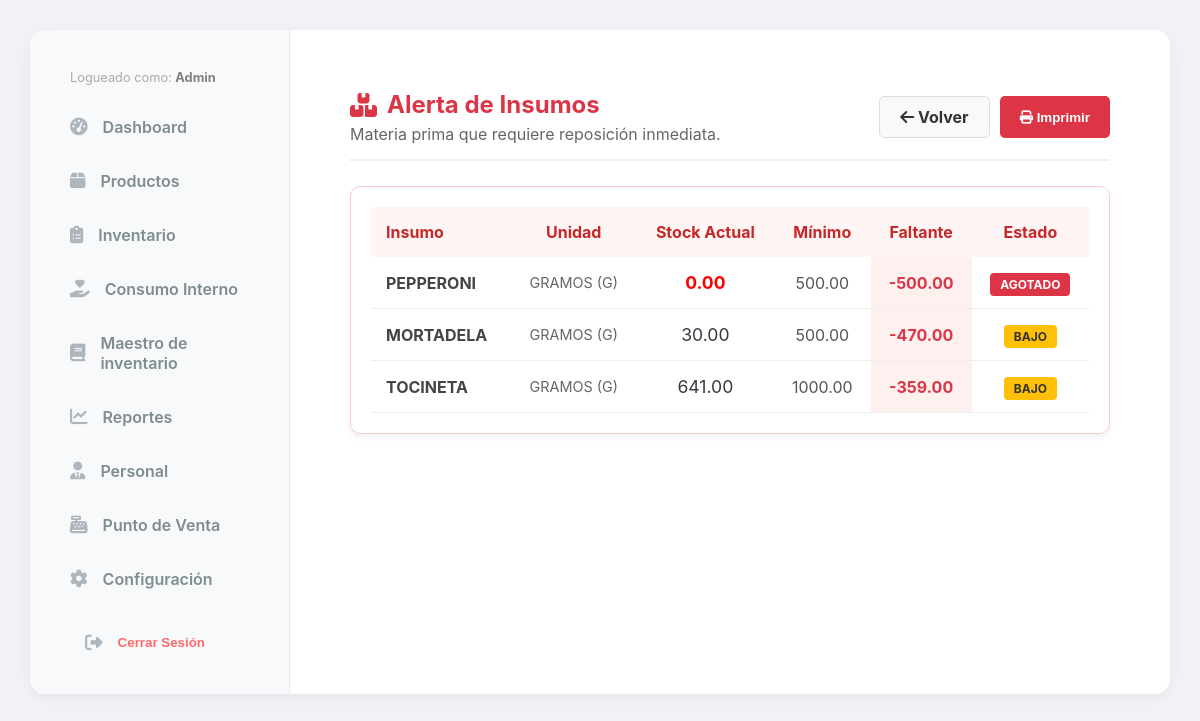
Page /reportes/insumos-agotados/ (signed in) on the earlier database version.
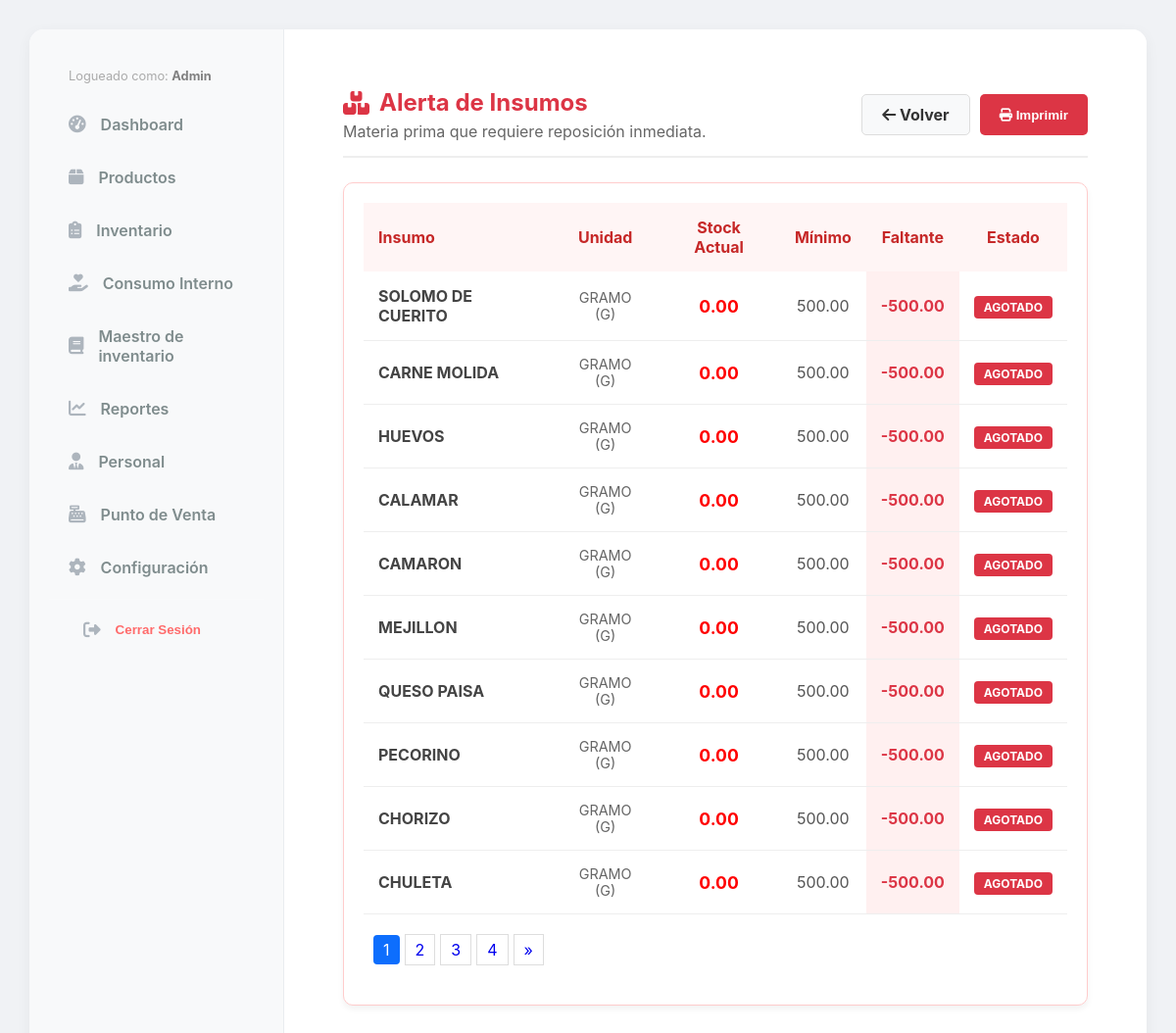
Same page on the later database version.
### inventory/models.py (models this page shows, shortened)
class Insumo(models.Model):
    nombre = models.CharField(max_length=200)
    categoria = models.ForeignKey(CategoriaInsumo, on_delete=models.SET_NULL, null=True)
    unidad = models.ForeignKey(UnidadMedida, on_delete=models.PROTECT, verbose_name="Unidad Base")
    precio_venta_extra = models.DecimalField(max_digits=10, decimal_places=2, default=0.00, verbose_name="Precio de Venta Extra ($)")
    cantidad_porcion_extra = models.DecimalField(max_digits=10, decimal_places=4, default=0.00, help_text="Cantidad a descontar por cada extra vendido (Ej: 0.050 para 50g)")
    peso_standar = models.DecimalField(
        max_digits=12,
        decimal_places=3,
        default=1,
        verbose_name="Peso por Unidad de Compra (Gr/Ml)"
    )
    precio_mercado = models.DecimalField(max_digits=12, decimal_places=2, default=0, verbose_name="Costo de la Unidad ($)")
    merma_porcentaje = models.DecimalField(max_digits=5, decimal_places=2, default=0, verbose_name="% Merma")
    rendimiento = models.DecimalField(
        max_digits=12,
        decimal_places=3,
        default=1,
        verbose_name="Rendimiento (Cantidad Final Producida)"
    )
    costo_unitario = models.DecimalField(max_digits=12, decimal_places=6, default=0, verbose_name="Costo Real x Gramo")
    stock_actual = models.DecimalField(max_digits=12, decimal_places=3, default=0)
    stock_minimo = models.DecimalField(max_digits=12, decimal_places=3, default=500)
    es_insumo_compuesto = models.BooleanField(default=False)
    es_extra = models.BooleanField(
        default=False,
        verbose_name="¿Se vende como Extra?",
        help_text="Marca esta casilla si este ingrediente puede ser agregado como extra en un producto."
    )

class UnidadMedida(models.Model):
    nombre = models.CharField(max_length=50)
    codigo = models.CharField(max_length=10)
    factor = models.DecimalField(max_digits=10, decimal_places=4, default=1, help_text="1 para Gramos/ML. 1000 para KG/L.")
    def __str__(self): return f"{self.nombre} ({self.codigo})"

### reports/views.py (the view)
# urls.py: path('insumos-agotados/', views.reporte_insumos_agotados, name='reporte_insumos_agotados'),
@login_required
def reporte_insumos_agotados(request):
    insumos_criticos_list = Insumo.objects.filter(
        stock_actual__lte=F('stock_minimo')
    ).annotate(
        deficit=ExpressionWrapper(
            F('stock_minimo') - F('stock_actual'),
            output_field=DecimalField()
        )
    ).order_by('stock_actual')
    paginator = Paginator(insumos_criticos_list, 10)
    page_number = request.GET.get('page')
    insumos_criticos = paginator.get_page(page_number)
    return render(request, 'reports/insumos_agotados.html', {
        'insumos': insumos_criticos
    })

### core/context_processors.py (called while the page is built)
def configuracion_global(request):
    return {
        'config': Configuracion.get_solo()
    }

### core/models.py (called while the page is built)
    @classmethod
    def get_solo(cls):
        obj, created = cls.objects.get_or_create(id=1)
        return obj

### reports/templates/reports/insumos_agotados.html (shortened to what the changed rows need)
{% extends 'base.html' %}
{% load static %}
{% block content %}
<div style="padding: 20px; max-width: 1000px; margin: 0 auto;">
    <div style="display: flex; justify-content: space-between; align-items: center; margin-bottom: 25px; border-bottom: 2px solid #eee; padding-bottom: 15px;">
        <div>
            <h2 style="color: #dc3545; margin: 0; display: flex; align-items: center; gap: 10px;">
                <i class="fas fa-boxes"></i> Alerta de Insumos
            </h2>
        </div>
    </div>
    <div class="card-style" style="background: white; border-radius: 10px; box-shadow: 0 4px 6px rgba(0,0,0,0.05); overflow: hidden; border: 1px solid #ffcccc;">
        {% if insumos %}
        <table style="width: 100%; border-collapse: collapse;">
            <thead style="background: #fff5f5; color: #c62828;">
                <tr>
                    <th style="padding: 15px; text-align: left;">Insumo</th>
                    <th style="padding: 15px; text-align: center;">Unidad</th>
                    <th style="padding: 15px; text-align: center;">Stock Actual</th>
                    <th style="padding: 15px; text-align: center;">Mínimo</th>
                    <th style="padding: 15px; text-align: center;">Faltante</th>
                    <th style="padding: 15px; text-align: center;">Estado</th>
                </tr>
            </thead>
            <tbody>
                {% for item in insumos %}
                <tr style="border-bottom: 1px solid #eee;">
                    <td style="padding: 15px; font-weight: bold; color: #444;">
                        {{ item.nombre }}
                    </td>
                    <td style="padding: 15px; text-align: center; color: #666; font-size: 0.9em;">
                        {{ item.unidad }}
                    </td>
                    <td style="padding: 15px; text-align: center; font-size: 1.1em;">
                        <span style="{% if item.stock_actual <= 0 %}color: red; font-weight: bold;{% endif %}">{{ item.stock_actual|floatformat:2 }}</span>
                    </td>
                    <td style="padding: 15px; text-align: center; color: #555;">
                        {{ item.stock_minimo|floatformat:2 }}
                    </td>
                    <td style="padding: 15px; text-align: center; font-weight: bold; color: #dc3545; background-color: #fff0f0;">
                        -{{ item.deficit|floatformat:2 }}
                    </td>
                    <td style="padding: 15px; text-align: center;">
                        {% if item.stock_actual <= 0 %}
                            <span style="background: #dc3545; color: white; padding: 4px 10px; border-radius: 4px; font-size: 0.75em; font-weight: bold;">AGOTADO</span>
                        {% else %}
                            <span style="background: #ffc107; color: #333; padding: 4px 10px; border-radius: 4px; font-size: 0.75em; font-weight: bold;">BAJO</span>
                        {% endif %}
                    </td>
                </tr>
                {% endfor %}
            </tbody>
        </table>
        {% if insumos.has_other_pages %}
        <div class="card-footer bg-white border-top">
            <nav>
                <ul class="pagination pagination-sm m-0 justify-content-center" style="display:flex; list-style:none; padding:10px; gap:5px;">
                    {% for i in insumos.paginator.page_range %}
                        {% if insumos.number == i %}
                        <li class="page-item active"><span class="page-link" style="padding:5px 10px; background:#0d6efd; color:white; border-radius:4px;">{{ i }}</span></li>
                        {% else %}
                        <li class="page-item"><a class="page-link" href="?page={{ i }}" style="padding:5px 10px; text-decoration:none; border:1px solid #ddd;">{{ i }}</a></li>
                        {% endif %}
                    {% endfor %}
                    {% if insumos.has_next %}
                    <li class="page-item"><a class="page-link" href="?page={{ insumos.next_page_number }}" style="padding:5px 10px; text-decoration:none; border:1px solid #ddd;">&raquo;</a></li>
                    {% endif %}
                </ul>
            </nav>
        </div>
        {% endif %}
        {% else %}
            <div style="padding: 50px; text-align: center; color: #28a745;">
                <i class="fas fa-check-circle" style="font-size: 4em; margin-bottom: 15px; opacity: 0.5;"></i>
                <h3>Almacén Abastecido</h3>
                <p>Todos los insumos están por encima del stock mínimo.</p>
            </div>
        {% endif %}
    </div>
</div>
{% endblock %}

Differences in the rows shown:
no longer on this page (row edited): Insumo: nombre "PEPPERONI", unidad "GRAMOS (G)", stock_actual "0.00", stock_minimo "500.00", deficit "500.00", shows "AGOTADO"
no longer on this page (row edited): Insumo: nombre "MORTADELA", unidad "GRAMOS (G)", stock_actual "30.00", stock_minimo "500.00", deficit "470.00", shows "BAJO"
added Insumo: nombre "SOLOMO DE CUERITO", unidad "GRAMO (G)", stock_actual "0.00", stock_minimo "500.00", deficit "500.00", shows "AGOTADO"
now on this page (row edited): Insumo: nombre "CARNE MOLIDA", unidad "GRAMO (G)", stock_actual "0.00", stock_minimo "500.00", deficit "500.00", shows "AGOTADO"
now on this page (row edited): Insumo: nombre "HUEVOS", unidad "GRAMO (G)", stock_actual "0.00", stock_minimo "500.00", deficit "500.00", shows "AGOTADO"
now on this page (row edited): Insumo: nombre "CALAMAR", unidad "GRAMO (G)", stock_actual "0.00", stock_minimo "500.00", deficit "500.00", shows "AGOTADO"
added Insumo: nombre "CAMARON", unidad "GRAMO (G)", stock_actual "0.00", stock_minimo "500.00", deficit "500.00", shows "AGOTADO"
added Insumo: nombre "MEJILLON", unidad "GRAMO (G)", stock_actual "0.00", stock_minimo "500.00", deficit "500.00", shows "AGOTADO"
changed Insumo: nombre "TOCINETA" → "QUESO PAISA"; unidad "GRAMOS (G)" → "GRAMO (G)"; stock_actual "641.00" → "0.00"; stock_minimo "1000.00" → "500.00"; deficit "359.00" → "500.00"; stock_actual "BAJO" → "AGOTADO"
now on this page (row edited): Insumo: nombre "PECORINO", unidad "GRAMO (G)", stock_actual "0.00", stock_minimo "500.00", deficit "500.00", shows "AGOTADO"
added Insumo: nombre "CHORIZO", unidad "GRAMO (G)", stock_actual "0.00", stock_minimo "500.00", deficit "500.00", shows "AGOTADO"
now on this page (row edited): Insumo: nombre "CHULETA", unidad "GRAMO (G)", stock_actual "0.00", stock_minimo "500.00", deficit "500.00", shows "AGOTADO"
Other differences:
new list line: "1"
new list line: "2"
new list line: "3"
new list line: "4"
